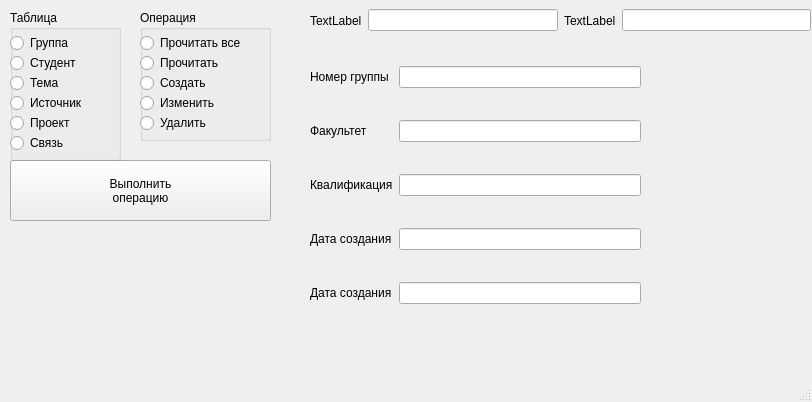
<?xml version="1.0" encoding="UTF-8"?>
<ui version="4.0">
 <class>MainWindow</class>
 <widget class="QMainWindow" name="MainWindow">
  <property name="geometry">
   <rect>
    <x>0</x>
    <y>0</y>
    <width>812</width>
    <height>402</height>
   </rect>
  </property>
  <property name="windowTitle">
   <string>БД Курсовые работы</string>
  </property>
  <widget class="QWidget" name="centralwidget">
   <widget class="QPushButton" name="pushButton">
    <property name="geometry">
     <rect>
      <x>10</x>
      <y>160</y>
      <width>261</width>
      <height>61</height>
     </rect>
    </property>
    <property name="text">
     <string>Выполнить
операцию</string>
    </property>
   </widget>
   <widget class="QGroupBox" name="groupBox">
    <property name="geometry">
     <rect>
      <x>10</x>
      <y>10</y>
      <width>111</width>
      <height>151</height>
     </rect>
    </property>
    <property name="title">
     <string>Таблица</string>
    </property>
    <widget class="QRadioButton" name="radioButton">
     <property name="geometry">
      <rect>
       <x>0</x>
       <y>20</y>
       <width>112</width>
       <height>26</height>
      </rect>
     </property>
     <property name="text">
      <string>Группа</string>
     </property>
    </widget>
    <widget class="QRadioButton" name="radioButton_2">
     <property name="geometry">
      <rect>
       <x>0</x>
       <y>40</y>
       <width>112</width>
       <height>26</height>
      </rect>
     </property>
     <property name="text">
      <string>Студент</string>
     </property>
    </widget>
    <widget class="QRadioButton" name="radioButton_3">
     <property name="geometry">
      <rect>
       <x>0</x>
       <y>60</y>
       <width>112</width>
       <height>26</height>
      </rect>
     </property>
     <property name="text">
      <string>Тема</string>
     </property>
    </widget>
    <widget class="QRadioButton" name="radioButton_4">
     <property name="geometry">
      <rect>
       <x>0</x>
       <y>80</y>
       <width>112</width>
       <height>26</height>
      </rect>
     </property>
     <property name="text">
      <string>Источник</string>
     </property>
    </widget>
    <widget class="QRadioButton" name="radioButton_5">
     <property name="geometry">
      <rect>
       <x>0</x>
       <y>100</y>
       <width>112</width>
       <height>26</height>
      </rect>
     </property>
     <property name="text">
      <string>Проект</string>
     </property>
    </widget>
    <widget class="QRadioButton" name="radioButton_6">
     <property name="geometry">
      <rect>
       <x>0</x>
       <y>120</y>
       <width>112</width>
       <height>26</height>
      </rect>
     </property>
     <property name="text">
      <string>Связь</string>
     </property>
    </widget>
   </widget>
   <widget class="QGroupBox" name="groupBox_3">
    <property name="geometry">
     <rect>
      <x>140</x>
      <y>10</y>
      <width>131</width>
      <height>131</height>
     </rect>
    </property>
    <property name="title">
     <string>Операция</string>
    </property>
    <widget class="QRadioButton" name="radioButton_11">
     <property name="geometry">
      <rect>
       <x>0</x>
       <y>20</y>
       <width>141</width>
       <height>26</height>
      </rect>
     </property>
     <property name="text">
      <string>Прочитать все</string>
     </property>
    </widget>
    <widget class="QRadioButton" name="radioButton_12">
     <property name="geometry">
      <rect>
       <x>0</x>
       <y>40</y>
       <width>112</width>
       <height>26</height>
      </rect>
     </property>
     <property name="text">
      <string>Прочитать</string>
     </property>
    </widget>
    <widget class="QRadioButton" name="radioButton_13">
     <property name="geometry">
      <rect>
       <x>0</x>
       <y>60</y>
       <width>112</width>
       <height>26</height>
      </rect>
     </property>
     <property name="text">
      <string>Создать</string>
     </property>
    </widget>
    <widget class="QRadioButton" name="radioButton_14">
     <property name="geometry">
      <rect>
       <x>0</x>
       <y>80</y>
       <width>112</width>
       <height>26</height>
      </rect>
     </property>
     <property name="text">
      <string>Изменить</string>
     </property>
    </widget>
    <widget class="QRadioButton" name="radioButton_15">
     <property name="geometry">
      <rect>
       <x>0</x>
       <y>100</y>
       <width>112</width>
       <height>26</height>
      </rect>
     </property>
     <property name="text">
      <string>Удалить</string>
     </property>
    </widget>
   </widget>
   <widget class="QWidget" name="gridLayoutWidget_2">
    <property name="geometry">
     <rect>
      <x>310</x>
      <y>40</y>
      <width>331</width>
      <height>291</height>
     </rect>
    </property>
    <layout class="QGridLayout" name="gridLayout_2">
     <item row="4" column="1">
      <widget class="QLineEdit" name="lineEdit_5"/>
     </item>
     <item row="4" column="0">
      <widget class="QLabel" name="label_5">
       <property name="text">
        <string>Дата создания</string>
       </property>
      </widget>
     </item>
     <item row="3" column="1">
      <widget class="QLineEdit" name="lineEdit_4"/>
     </item>
     <item row="0" column="1">
      <widget class="QLineEdit" name="lineEdit_1"/>
     </item>
     <item row="1" column="1">
      <widget class="QLineEdit" name="lineEdit_2"/>
     </item>
     <item row="2" column="0">
      <widget class="QLabel" name="label_3">
       <property name="text">
        <string>Квалификация</string>
       </property>
      </widget>
     </item>
     <item row="2" column="1">
      <widget class="QLineEdit" name="lineEdit_3"/>
     </item>
     <item row="1" column="0">
      <widget class="QLabel" name="label_2">
       <property name="text">
        <string>Факультет</string>
       </property>
      </widget>
     </item>
     <item row="3" column="0">
      <widget class="QLabel" name="label_4">
       <property name="text">
        <string>Дата создания</string>
       </property>
      </widget>
     </item>
     <item row="0" column="0">
      <widget class="QLabel" name="label_1">
       <property name="text">
        <string>Номер группы</string>
       </property>
      </widget>
     </item>
    </layout>
   </widget>
   <widget class="QWidget" name="horizontalLayoutWidget">
    <property name="geometry">
     <rect>
      <x>310</x>
      <y>0</y>
      <width>501</width>
      <height>41</height>
     </rect>
    </property>
    <layout class="QHBoxLayout" name="horizontalLayout">
     <item>
      <widget class="QLabel" name="label_6">
       <property name="text">
        <string>TextLabel</string>
       </property>
      </widget>
     </item>
     <item>
      <widget class="QLineEdit" name="lineEdit_6"/>
     </item>
     <item>
      <widget class="QLabel" name="label_7">
       <property name="text">
        <string>TextLabel</string>
       </property>
      </widget>
     </item>
     <item>
      <widget class="QLineEdit" name="lineEdit_7"/>
     </item>
    </layout>
   </widget>
  </widget>
  <widget class="QMenuBar" name="menubar">
   <property name="geometry">
    <rect>
     <x>0</x>
     <y>0</y>
     <width>812</width>
     <height>25</height>
    </rect>
   </property>
  </widget>
  <widget class="QStatusBar" name="statusbar"/>
 </widget>
 <resources/>
 <connections/>
</ui>
